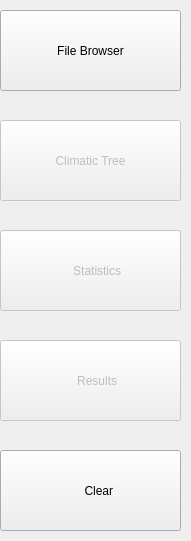
     <widget class="QFrame" name="ClimaticDataSideButtons">
      <property name="geometry">
       <rect>
        <x>10</x>
        <y>0</y>
        <width>191</width>
        <height>541</height>
       </rect>
      </property>
      <property name="frameShape">
       <enum>QFrame::NoFrame</enum>
      </property>
      <property name="frameShadow">
       <enum>QFrame::Raised</enum>
      </property>
      <widget class="QPushButton" name="clearButtonPage2">
       <property name="geometry">
        <rect>
         <x>0</x>
         <y>450</y>
         <width>181</width>
         <height>81</height>
        </rect>
       </property>
       <property name="font">
        <font>
         <kerning>true</kerning>
        </font>
       </property>
       <property name="text">
        <string>     Clear</string>
       </property>
       <property name="icon">
        <iconset resource="../../img/resources.qrc">
         <normaloff>:/other/erase.svg</normaloff>:/other/erase.svg</iconset>
       </property>
       <property name="iconSize">
        <size>
         <width>60</width>
         <height>90</height>
        </size>
       </property>
       <property name="checkable">
        <bool>false</bool>
       </property>
       <property name="flat">
        <bool>false</bool>
       </property>
      </widget>
      <widget class="QPushButton" name="climaticTreeButtonPage2">
       <property name="enabled">
        <bool>false</bool>
       </property>
       <property name="geometry">
        <rect>
         <x>0</x>
         <y>120</y>
         <width>181</width>
         <height>81</height>
        </rect>
       </property>
       <property name="text">
        <string>Climatic Tree</string>
       </property>
       <property name="icon">
        <iconset resource="../../img/resources.qrc">
         <normaloff>:/disabled/climatic.svg</normaloff>:/disabled/climatic.svg</iconset>
       </property>
       <property name="iconSize">
        <size>
         <width>70</width>
         <height>60</height>
        </size>
       </property>
       <property name="flat">
        <bool>false</bool>
       </property>
      </widget>
      <widget class="QPushButton" name="fileBrowserButtonPage2">
       <property name="geometry">
        <rect>
         <x>0</x>
         <y>10</y>
         <width>181</width>
         <height>81</height>
        </rect>
       </property>
       <property name="font">
        <font>
         <kerning>true</kerning>
        </font>
       </property>
       <property name="text">
        <string>File Browser</string>
       </property>
       <property name="icon">
        <iconset resource="../../img/resources.qrc">
         <normaloff>:/other/Browse.svg</normaloff>:/other/Browse.svg</iconset>
       </property>
       <property name="iconSize">
        <size>
         <width>60</width>
         <height>90</height>
        </size>
       </property>
       <property name="checkable">
        <bool>false</bool>
       </property>
       <property name="flat">
        <bool>false</bool>
       </property>
      </widget>
      <widget class="QPushButton" name="statisticsButtonPage2">
       <property name="enabled">
        <bool>false</bool>
       </property>
       <property name="geometry">
        <rect>
         <x>0</x>
         <y>230</y>
         <width>181</width>
         <height>81</height>
        </rect>
       </property>
       <property name="text">
        <string>    Statistics</string>
       </property>
       <property name="icon">
        <iconset resource="../../img/resources.qrc">
         <normaloff>:/disabled/statistics.svg</normaloff>:/disabled/statistics.svg</iconset>
       </property>
       <property name="iconSize">
        <size>
         <width>50</width>
         <height>50</height>
        </size>
       </property>
       <property name="flat">
        <bool>false</bool>
       </property>
      </widget>
      <widget class="QPushButton" name="resultsButtonPage2">
       <property name="enabled">
        <bool>false</bool>
       </property>
       <property name="geometry">
        <rect>
         <x>0</x>
         <y>340</y>
         <width>181</width>
         <height>81</height>
        </rect>
       </property>
       <property name="text">
        <string>    Results</string>
       </property>
       <property name="icon">
        <iconset resource="../../img/resources.qrc">
         <normaloff>:/disabled/result.svg</normaloff>:/disabled/result.svg</iconset>
       </property>
       <property name="iconSize">
        <size>
         <width>60</width>
         <height>60</height>
        </size>
       </property>
       <property name="flat">
        <bool>false</bool>
       </property>
      </widget>
     </widget>
